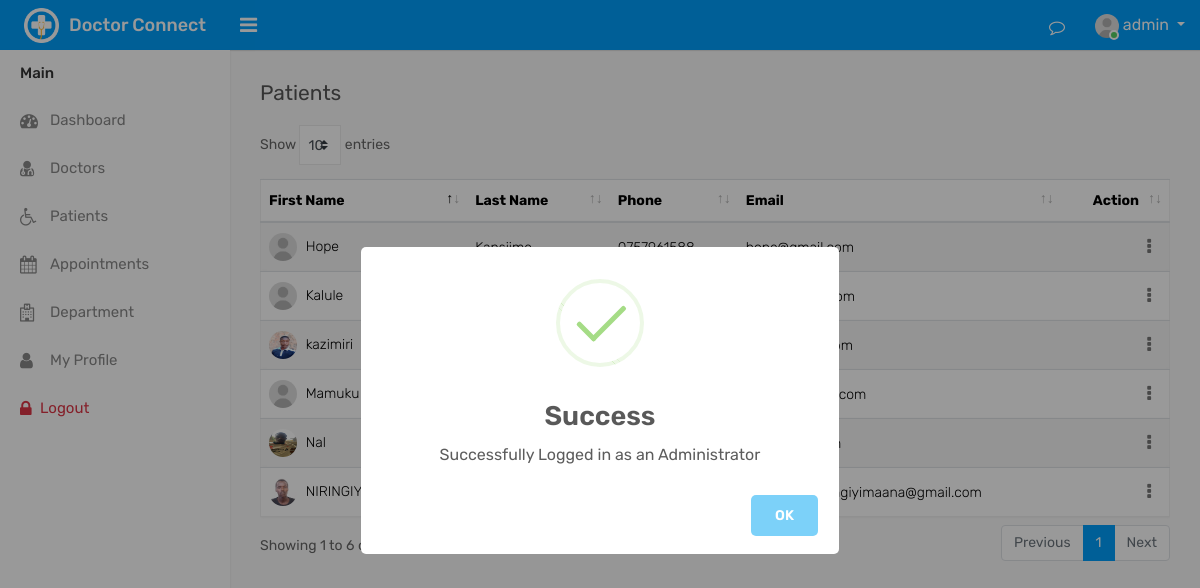
The app's page /?view=patients (signed in) with its own data.
### tables this page shows
CREATE TABLE `patients` (
  `patient_id` int(11) NOT NULL,
  `patient_first_name` varchar(255) NOT NULL,
  `patient_last_name` varchar(255) NOT NULL,
  `patient_email` varchar(255) NOT NULL,
  `patient_contact` varchar(255) NOT NULL,
  `patient_gender` varchar(11) DEFAULT 'm',
  `patient_profile_image` varchar(255) NOT NULL DEFAULT 'user.jpg',
  `patient_password` varchar(255) NOT NULL,
  `patient_create_date` timestamp NOT NULL DEFAULT current_timestamp()
);

### backend/db/db.php (called while the page is built)
<?php
class DB{
   public static   $db = null;
   public static function getConnection(){
      try{
      $host = "localhost";
      $dbname  = "hospital";
      DB::$db = new PDO("mysql:host=$host;dbname=$dbname","admin","admin");
      DB::$db->setAttribute(PDO::ATTR_ERRMODE,PDO::ERRMODE_EXCEPTION);
      }catch(Exception $e){
         print_r($e->getMessage());
      }
      return DB::$db;
   }
}

### backend/controllers/patients_controller.php (called while the page is built, shortened)
<?php
function getPatients(){
     return DB::getConnection()->query("SELECT * FROM patients")->fetchAll();
}

### routes/routes.php (called while the page is built, shortened)
<?php
$view = "";
require("backend/db/db.php");
require("backend/controllers/patients_controller.php");
if(isset($_GET["view"])){
  $view = $_GET["view"];
}
if($view=="patients"){
  $patients = getPatients();
}

### views/patients.php (the view, shortened to what this page needs)
        <div class="page-wrapper">
            <div class="content">
                <div class="row">
                    <div class="col-sm-4 col-3">
                        <h4 class="page-title">Patients</h4>
                    </div>
                </div>
				<div class="row">
					<div class="col-md-12">
						<div class="table-responsive">
							<table class="table table-border table-striped custom-table datatable mb-0">
								<thead>
									<tr>
										<th>First Name</th>
										<th>Last Name</th>
										<th>Phone</th>
										<th>Email</th>
										<th class="text-right">Action</th>
									</tr>
								</thead>
								<tbody>
									<?php foreach($patients as $patient): ?>
									<tr>
										<td>
											<img width="28" height="28" src="assets/img/<?php echo($patient["patient_profile_image"]) ?>" class="rounded-circle m-r-5" alt=""> <?php echo($patient["patient_first_name"]) ?>
                       </td>
										<td><?php echo($patient["patient_last_name"]) ?></td>
										<td><?php echo($patient["patient_contact"]) ?></td>
										<td><?php echo($patient["patient_email"]) ?></td>
										<?php if($_SESSION["role"]=="admin"):?>
										<td class="text-right">
											<div class="dropdown dropdown-action">
												<a href="#" class="action-icon dropdown-toggle" data-toggle="dropdown" aria-expanded="false"><i class="fa fa-ellipsis-v"></i></a>
											</div>
										</td>
										<?php endif ?>
									</tr>
									<?php endforeach ?>
							</tbody>
							</table>
						</div>
					</div>
                </div>
            </div>
        </div>
    </div>
</body>
</html>

### records on screen
patients: patient_profile_image (placeholder picture), patient_first_name "Hope"
patients: patient_profile_image (placeholder picture), patient_first_name "Kalule"
patients: patient_profile_image (placeholder picture), patient_first_name "Mamuku"
patients: patient_profile_image (picture), patient_first_name "Nal"
patients: patient_profile_image (picture), patient_first_name "NIRINGIYIMAANA", patient_email "emmanuelniringiyimaana@gmail.com"
patients: patient_profile_image (picture), patient_first_name "kazimiri"

### other values on screen
$_SESSION["role"] "admin"
